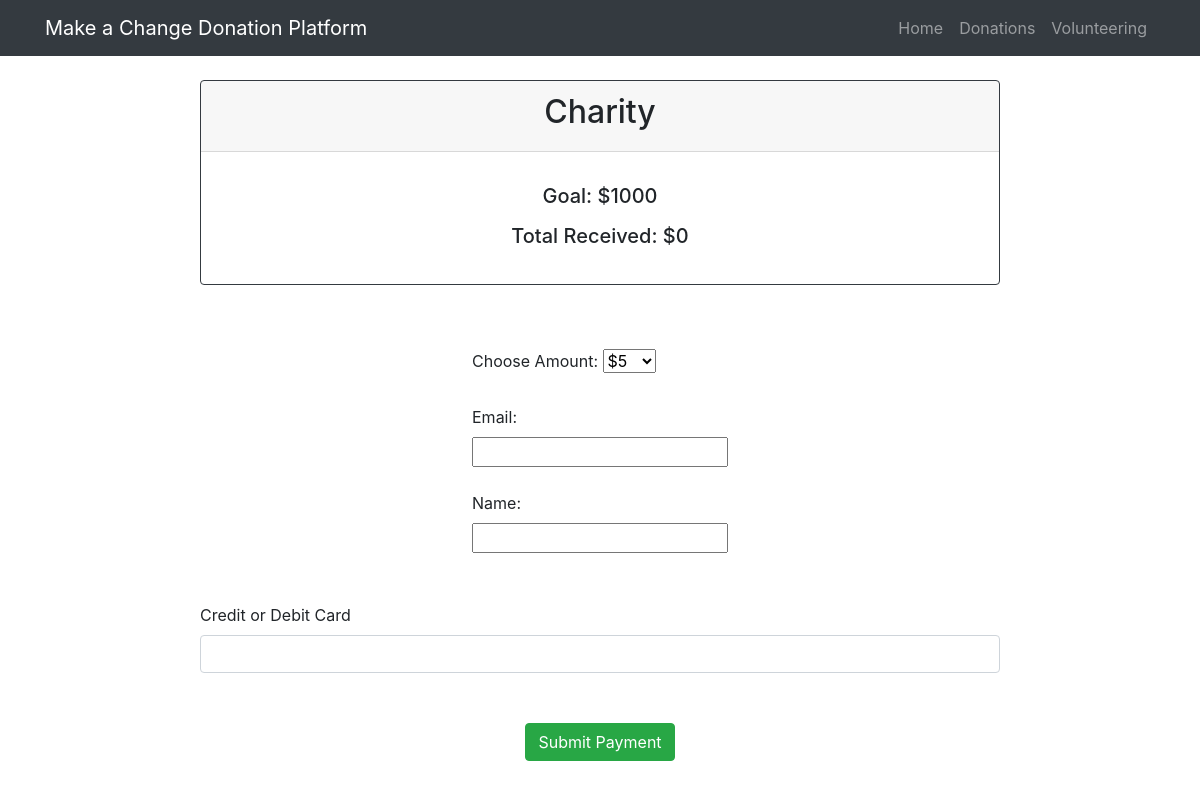
/makedonation/2, run on the app's committed database.
### donations/models.py (models this page shows, shortened)
class Donation(models.Model):
    name = models.CharField(max_length=50, default = "")
    description = models.CharField(max_length=500, default = "")
    goal = models.IntegerField(default = 0)
    total = models.IntegerField(default = 0)
    end_date = models.DateField(default = datetime.date.today)
    creator = models.CharField(max_length=50, default = "")

### donations/views.py (the view)
# urls.py: path('makedonation/<int:pk>', views.MakeDonationView.as_view(), name="makedonation"),
class MakeDonationView(generic.ListView):
    template_name = 'donations/makedonation.html'
    context_object_name = 'donation'
    def get_queryset(self, *args, **kwargs):
        return Donation.objects.filter(id=self.kwargs['pk'])

### donations/templates/donations/makedonation.html (shortened to what this page needs)
{% extends 'donations/base.html' %}
{% block content %}
	<div id="container">
		<br>
		<div class = "d-flex justify-content-center">
		<div class="card border-dark mb-3 text-center" style="width: 50rem;">
			<div class="card-header">
				{% for item in donation %}
				<h2>{{item.name}}</h2>
				{% endfor %}
			</div>
			<div class="card-body">
			  <h5 class="card-title">
				{% for item in donation %}
				<h5>Goal: ${{item.goal}}</h5>
				{% endfor %}
			  </h5>
			  <p class="card-text">
				{% for item in donation %}
				<h5>Total Received: ${{item.total}}</h5>
				{% endfor %}
			  </p>
			</div>
		  </div>
		</div>
        <div class="d-flex justify-content-center" >
			{% for item in donation %}
			<form action="{% url 'donations:charge' item.pk %}" method="post" id="payment-form">
			{% endfor %}
				<br>
				<br>
				<div class="form-field-12">
					<label for="amount">Choose Amount:</label>
					<select required name="amount" id="amount">
					  <option selected value="5">$5</option>
					</select>
				</div>
				<br>
				<label>Email</label>:
				<div class="form-field-6">
					<input required type="text" name="email" value={{user.email}}>
				</div>
				<br>
				<label>Name</label>:
				<div class="form-field-6">
					<input required type="text" name="name" value={{user.username}}>
				</div>
		</div>
		<div class="d-flex justify-content-left" style="margin: 50px 200px 0px 200px">
		<label for="card-element">
			Credit or Debit Card
		</label>
		</div>
			  <div class="d-flex justify-content-center" style="margin: 0px 200px 50px 200px">
				<div id="card-element" class ="form-control">
				</div>
			  </div>
            <div class= "d-flex justify-content-center">
				<input  class="btn btn-success" type="submit" value="Submit Payment" name="">
			</div>
			<br><br><br>
	</div>
{% endblock %}

### data on the page
Donation: name "Charity", goal "1000", total "0"
